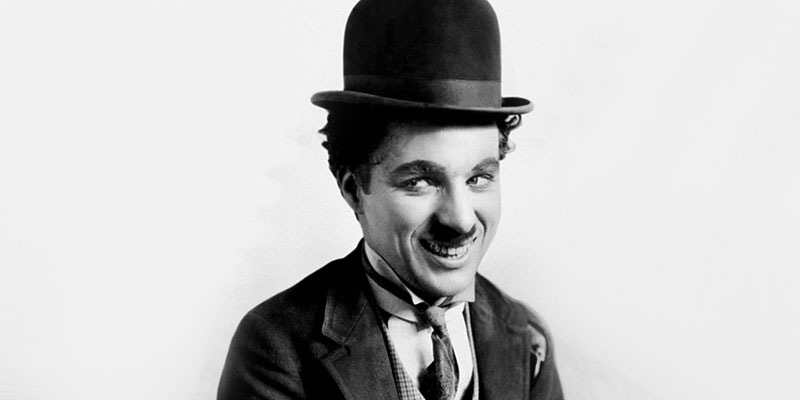
%> input picture Matlab scripts/Optional programming exercises 2/chaplin.jpg, 800 x 400 px
$ octave --eval "main;"   (GNU Octave 9; MATLAB toolbox functions it lacks are replaced by stand-ins)
%> lines starting %> are read from the running program, lines starting %| are printed output that depends on the picture; in (x1, y1, x2, y2) boxes, pixels count from 0 and x2, y2 are one past the last pixel; in counts of white or black regions, pixels touching at a corner belong together; the program's own positions count from 1


%% Implementation is not performed as most efficient as purpose is to apply algorithms seperatively. Also I fucking hate typeconverstion in Matlab
function main()

I = imread('chaplin.jpg'); I = rgb2gray(I);
%> in main, I is the input picture: size 400x800x3 uint8; min 0, max 255, mean 195.5
qf = 50;
N = 8;

% Test block
% I = [5	176	193	168	168	170	167	165;
% 6	176	158	172	162	177	168	151;
% 5	167	172	232	158	61	145	214;
% 33	179	169	174	5	5	135	178;
% 8	104	180	178	172	197	188	169;
% 63	5	102	101	160	142	133	139;
% 51	47	63	5	180	191	165	5;
% 49	53	43	5	184	170	168	74];


I = I - 127; %% translate pixel value by -127 to center the intensities about the value 0 to simple transformation and quantization steps
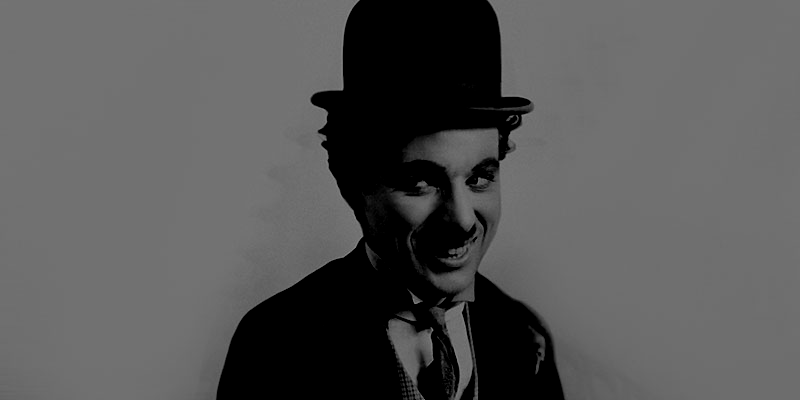
%> I: size 400x800 uint8; min 0, max 128, mean 86.5


%% Preprocessing - Turn image into 8x8 blocks of pixels
[row, col] = size(I);
%> row = 400; col = 800
blockRows = row / N;
%> blockRows = 50
blockCols = col/N;
%> blockCols = 100


index = @(x) (x-1)*N + 1: x*N;


%% Transformation - Compute DCT of all 8x8 blocks and save them in new matrix
DCTMatrix = zeros(row, col);
for i = 1:blockRows
    for j = 1:blockCols
        DCTMatrix(index(i),index(j)) = dct2(I(index(i), index(j)));
    end
end
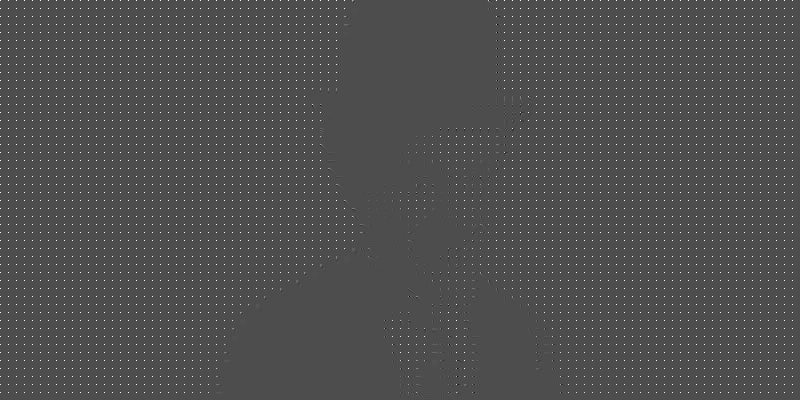
%> DCTMatrix: size 400x800 double; min -403.2, max 926.1, mean 10.8; drawn with min black and max white


%% Quantization -  Eliminate unimportant coefficients in DCT'ed 8x8 blocks

Tb =[ % this is the jpeg quantization matrix. Developed with magic and wizardry
    16    11    10    16    24    40    51    61
    12    12    14    19    26    58    60    55
    14    13    16    24    40    57    69    56
    14    17    22    29    51    87    80    62
    18    22    37    56    68   109   103    77
    24    35    55    64    81   104   113    92
    49    64    78    87   103   121   120   101
    79    92    95    98   112   100   103    99];

% depending in the quality for compression Q (1-100), find scaling factor
qScale = 0;
if qf < 50
    qScale = floor(5000/qf);
else
    qScale = 200 - 2*qf;
end
% Scaling the quantization matrix depening on quality factor
Ts = (Tb *qScale)/100;
Ts(Ts == 0) = 1; % prevent dividing by 0

% Applying the scaled quantization matrix to all DCT'ed 8x8 blocks
QuantDCT = zeros(row, col);
for i = 1:blockRows
    for j = 1:blockCols
        QuantDCT(index(i),index(j)) = round(DCTMatrix(index(i), index(j))./Ts);
    end
end
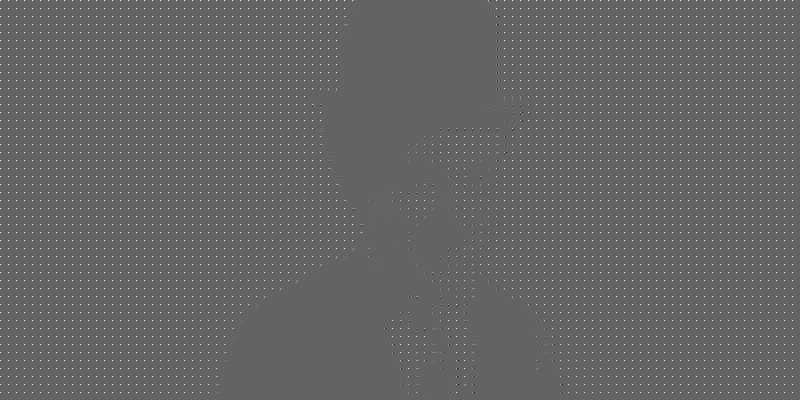
%> QuantDCT: size 400x800 double; min -37, max 58, mean 0.7; drawn with min black and max white


%% Predictor
%  Since the DC coeficcient of 2 adjecent blocks are assumed to be similiar
%  because of the shape of the DCT, we make a prediciton that the
%  coeficcients of block n+1 is equal to those of block n. The first block
%  of a new row is predicted to be equal to the one above it. Since we
%  assume the error is small, we predict that there will be alot of
%  repeating numbers. Having coefficient in different blocks: 64, 65, 66,
%  67... would result in one code per number in original huffman coding.
%  Taking the error would result in 64, 1 , 1, 1 ... and we see that
%  huffman coding would be more efficient

% Calculating the error of the preduction
PredictionError = zeros(row, col);
% First row calculations
PredictionError(index(1),index(1)) = QuantDCT(index(1), index(1));
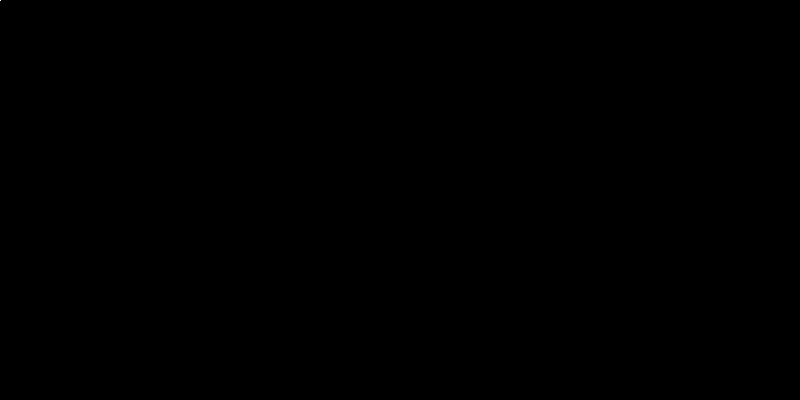
%> PredictionError: size 400x800 double; values 0 (black) and 57 (white), 0% white in thin lines or dots, all inside (x1, y1, x2, y2) = (0, 0, 1, 1)
for j = 2:blockCols
    PredictionError(index(1), index(j)) =  QuantDCT(index(1), index(j-1)) - QuantDCT(index(1), index(j));
end
%> PredictionError: size 400x800 double; 0.03% of pixels changed, all inside (x1, y1, x2, y2) = (304, 0, 777, 5)

%% remainding rows
for i = 2:blockRows
    PredictionError(index(i), index(1)) = QuantDCT(index(i-1), index(1)) - QuantDCT(index(i), index(1));
    for j = 2:blockCols
        PredictionError(index(1), index(j)) =  QuantDCT(index(1), index(j-1)) - QuantDCT(index(1), index(j));
    end
end
%> PredictionError: size 400x800 double; min -41, max 57, mean 0; mean of the top-left, top-right, bottom-left and bottom-right quarters 0, 0, 0, 0


% Get list of remainding coeficcients by performing zigzag search on 8x8 blocks
coeficcientLists = [];
for i = 1:blockRows
    for j = 1:blockCols
        coeficcientLists = [ coeficcientLists zigZagSearch(PredictionError(index(i), index(j)))];
    end
end
%> after the loop, coeficcientLists = 5024 values, max 57 at index 1, min -41 at index 78, mean 0.0127


%% Encoding
% we need to save the remainding coefficients from the 8x8 blocks using
% Huffman coding

% Find occurence of the coefficients of PredictionError. Using matlabs huffmandict to create huffman dictionary
occurenceVector = coeficcientLists; % creates vector with all occurences of elements of coeficcientLists
%> occurenceVector has the same summary as coeficcientLists
histSymbols = unique(occurenceVector);
%> histSymbols = 17 values from -41 to 57
if length(histSymbols) == 1
    symbol = histSymbols(1);
    dict = containers.Map(symbol, 1);
else
    [histFreq, histSymbols] = hist(occurenceVector, unique(occurenceVector));
%> histFreq = 17 values, max 4979 at index 8, min 1 at index 1, mean 295.5
    histProb = histFreq / sum(histFreq);
%> histProb = 17 values, max 0.991 at index 8, min 0.000199 at index 1, mean 0.0588
    cellDict = huffmandict(histSymbols, histProb);
%> cellDict = 17 items
    dict = containers.Map('KeyType', 'double', 'ValueType', 'char');
    for i = 1: length(cellDict)
        numArr = cell2mat(cellDict(i,2));
        value = '';
        for j = 1:length(numArr)
            value = strcat(value, num2str(numArr(j)));
        end
        key = cellDict{i,1};
        dict(key) = value;
    end
%> this loop made 1 pass
%> (numArr, key) on pass 1: ([0 0 0 0 0 0 1], [0 0 0 0 0 0 0])

end


%% Create string with symbols from huffmancode for all blocks, using '2' as block separator in this implementation
blockRepresentation = '';
for k = 1: length(coeficcientLists)
    if(coeficcientLists(k) == 0)
        blockRepresentation = strcat(blockRepresentation, '2');
        continue;
    else
        blockRepresentation = strcat(blockRepresentation, dict(coeficcientLists(k)));
    end
end


%% Run length coding
numCode = blockRepresentation - '0'; % gives numerical array
J  = find(diff([numCode(1)-1, numCode])); % finds indexes where blockrepresentation changes symbol
runMatrix = [(numCode(J)); diff([J, length(numCode)+1])];  % 2. column calculates how long intervals of given symbol runs


huffmanEncoded = huffmanenco(numCode,cellDict);


% SEND HUFFMANENCODED, DICT AND Ts, row and col

huffmanDecoded = huffmandeco(huffmanEncoded, cellDict);

QuantDCTRestored = zeros(row,  col);
k = 1;
for i = 1:blockRows
    for j = 1:blockCols
        if k > 5150
            u = 2;
        end
        if huffmanDecoded(k) == 2
            k = k+1;
        else
            QuantDCTRestored( (i-1)*N+1, (j-1)*N +1) = huffmanDecoded(k);
            k = k+1;
            r = 1; c = 2;
            goLeft = true;
            while huffmanDecoded(k)~= 2
                QuantDCTRestored( (i-1)*N+r, (j-1)*N +c) = huffmanDecoded(k);
                k = k+1;
                if goLeft && c == 1
                    goLeft = false;
                    r = r + 1;
                    continue;
                elseif ~goLeft && r == 1
                    goLeft = true;
                    c = c + 1;
                    continue;
                end

                if(goLeft)
                    r = r + 1; c = c - 1;
                else
                    r = r - 1; c = c + 1;
                end
            end
        end
    end
end


end

% performs a zigzag search, starting from upper left, going to the right
% (1,2) then in a diagonal zigzag until it reaches the first 0, then
% returns
function elements = zigZagSearch(matrix)
    elements = [];
    if(matrix(1,1) == 0)
        elements = [0];
        return
    end
    elements(1) = matrix(1,1);
    r = 1; c = 2;
    goLeft = true;
    a = 2;
    while(matrix(r,c) ~= 0)
        elements(a) = matrix(r,c);
        if goLeft && c == 1
            goLeft = false;
            r = r + 1;
            continue;
        elseif ~goLeft && r == 1
            goLeft = true;
            c = c + 1;
            continue;
        end

        if(goLeft)
            r = r + 1; c = c - 1;
        else
            r = r - 1; c = c + 1;
        end
        a = a+1;
    end
end

function k = zigZagPlaceCoefficients(coefficcients, k)


end
%> (the run ends here)
